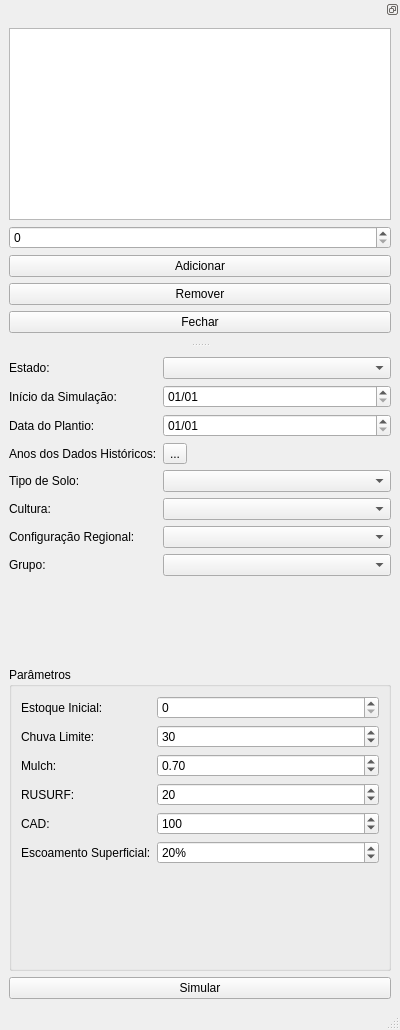
<?xml version="1.0" encoding="UTF-8"?>
<ui version="4.0">
 <class>MainWindow</class>
 <widget class="QMainWindow" name="MainWindow">
  <property name="geometry">
   <rect>
    <x>0</x>
    <y>0</y>
    <width>400</width>
    <height>1030</height>
   </rect>
  </property>
  <property name="sizePolicy">
   <sizepolicy hsizetype="Fixed" vsizetype="Fixed">
    <horstretch>0</horstretch>
    <verstretch>0</verstretch>
   </sizepolicy>
  </property>
  <property name="windowTitle">
   <string>Menu</string>
  </property>
  <widget class="QWidget" name="centralwidget">
   <layout class="QVBoxLayout" name="verticalLayout">
    <item>
     <layout class="QFormLayout" name="formLayout">
      <item row="0" column="0">
       <widget class="QLabel" name="lblEstado">
        <property name="text">
         <string>Estado:</string>
        </property>
       </widget>
      </item>
      <item row="0" column="1">
       <widget class="QComboBox" name="cboxEstado"/>
      </item>
      <item row="1" column="0">
       <widget class="QLabel" name="lblInicioSim">
        <property name="text">
         <string>Início da Simulação:</string>
        </property>
       </widget>
      </item>
      <item row="1" column="1">
       <widget class="QDateEdit" name="dteIniSim">
        <property name="displayFormat">
         <string>dd/MM</string>
        </property>
       </widget>
      </item>
      <item row="2" column="0">
       <widget class="QLabel" name="lblDataPlantio">
        <property name="text">
         <string>Data do Plantio:</string>
        </property>
       </widget>
      </item>
      <item row="2" column="1">
       <widget class="QDateEdit" name="dtePlantio">
        <property name="displayFormat">
         <string>dd/MM</string>
        </property>
       </widget>
      </item>
      <item row="3" column="0">
       <widget class="QLabel" name="lblAnosDados">
        <property name="text">
         <string>Anos dos Dados Históricos:</string>
        </property>
       </widget>
      </item>
      <item row="3" column="1">
       <widget class="QToolButton" name="btnAnos">
        <property name="text">
         <string>...</string>
        </property>
       </widget>
      </item>
      <item row="4" column="0">
       <widget class="QLabel" name="lblSolo">
        <property name="text">
         <string>Tipo de Solo:</string>
        </property>
       </widget>
      </item>
      <item row="4" column="1">
       <widget class="QComboBox" name="cboxSolo"/>
      </item>
      <item row="5" column="0">
       <widget class="QLabel" name="lblCultura">
        <property name="text">
         <string>Cultura:</string>
        </property>
       </widget>
      </item>
      <item row="5" column="1">
       <widget class="QComboBox" name="cboxCultura"/>
      </item>
      <item row="6" column="0">
       <widget class="QLabel" name="lblConfigRegional">
        <property name="text">
         <string>Configuração Regional:</string>
        </property>
       </widget>
      </item>
      <item row="6" column="1">
       <widget class="QComboBox" name="cboxConfReg"/>
      </item>
      <item row="7" column="1">
       <widget class="QComboBox" name="cboxGrupo"/>
      </item>
      <item row="7" column="0">
       <widget class="QLabel" name="lblGrupo">
        <property name="text">
         <string>Grupo:</string>
        </property>
       </widget>
      </item>
     </layout>
    </item>
    <item>
     <widget class="QGroupBox" name="gbParametros">
      <property name="title">
       <string>Parâmetros</string>
      </property>
      <layout class="QVBoxLayout" name="verticalLayout_2">
       <item>
        <layout class="QFormLayout" name="formLayout_2">
         <item row="0" column="0">
          <widget class="QLabel" name="lblEstoqueInicial">
           <property name="text">
            <string>Estoque Inicial:</string>
           </property>
          </widget>
         </item>
         <item row="0" column="1">
          <widget class="QSpinBox" name="sbEstoqueInicial"/>
         </item>
         <item row="1" column="0">
          <widget class="QLabel" name="lblChuvaLimite">
           <property name="text">
            <string>Chuva Limite:</string>
           </property>
          </widget>
         </item>
         <item row="1" column="1">
          <widget class="QSpinBox" name="sbChuvaLimite">
           <property name="value">
            <number>30</number>
           </property>
          </widget>
         </item>
         <item row="2" column="0">
          <widget class="QLabel" name="lblMulch">
           <property name="text">
            <string>Mulch:</string>
           </property>
          </widget>
         </item>
         <item row="3" column="0">
          <widget class="QLabel" name="lblRusurf">
           <property name="text">
            <string>RUSURF:</string>
           </property>
          </widget>
         </item>
         <item row="3" column="1">
          <widget class="QSpinBox" name="sbRUSURF">
           <property name="value">
            <number>20</number>
           </property>
          </widget>
         </item>
         <item row="4" column="0">
          <widget class="QLabel" name="lblCAD">
           <property name="text">
            <string>CAD:</string>
           </property>
          </widget>
         </item>
         <item row="4" column="1">
          <widget class="QSpinBox" name="sbCAD">
           <property name="maximum">
            <number>1000</number>
           </property>
           <property name="singleStep">
            <number>10</number>
           </property>
           <property name="value">
            <number>100</number>
           </property>
          </widget>
         </item>
         <item row="5" column="0">
          <widget class="QLabel" name="lblEscoamentoSup">
           <property name="text">
            <string>Escoamento Superficial:</string>
           </property>
          </widget>
         </item>
         <item row="5" column="1">
          <widget class="QSpinBox" name="sbEscoamentoSup">
           <property name="suffix">
            <string>%</string>
           </property>
           <property name="value">
            <number>20</number>
           </property>
          </widget>
         </item>
         <item row="2" column="1">
          <widget class="QDoubleSpinBox" name="sbMulch">
           <property name="maximum">
            <double>10.000000000000000</double>
           </property>
           <property name="value">
            <double>0.700000000000000</double>
           </property>
          </widget>
         </item>
        </layout>
       </item>
      </layout>
     </widget>
    </item>
    <item>
     <widget class="QPushButton" name="btnSimular">
      <property name="text">
       <string>Simular</string>
      </property>
     </widget>
    </item>
   </layout>
  </widget>
  <widget class="QMenuBar" name="menubar">
   <property name="geometry">
    <rect>
     <x>0</x>
     <y>0</y>
     <width>400</width>
     <height>22</height>
    </rect>
   </property>
  </widget>
  <widget class="QStatusBar" name="statusbar"/>
  <widget class="QDockWidget" name="dwAnos">
   <property name="floating">
    <bool>true</bool>
   </property>
   <property name="features">
    <set>QDockWidget::DockWidgetFloatable</set>
   </property>
   <attribute name="dockWidgetArea">
    <number>4</number>
   </attribute>
   <widget class="QWidget" name="dockWidgetContents_3">
    <layout class="QVBoxLayout" name="verticalLayout_3">
     <item>
      <widget class="QListWidget" name="lvAnos"/>
     </item>
     <item>
      <widget class="QSpinBox" name="sbAnos">
       <property name="maximum">
        <number>9999</number>
       </property>
      </widget>
     </item>
     <item>
      <widget class="QPushButton" name="btnAddAno">
       <property name="text">
        <string>Adicionar</string>
       </property>
      </widget>
     </item>
     <item>
      <widget class="QPushButton" name="btnRmAno">
       <property name="text">
        <string>Remover</string>
       </property>
      </widget>
     </item>
     <item>
      <widget class="QPushButton" name="btnFechadock">
       <property name="text">
        <string>Fechar</string>
       </property>
      </widget>
     </item>
    </layout>
   </widget>
  </widget>
 </widget>
 <resources/>
 <connections/>
</ui>
